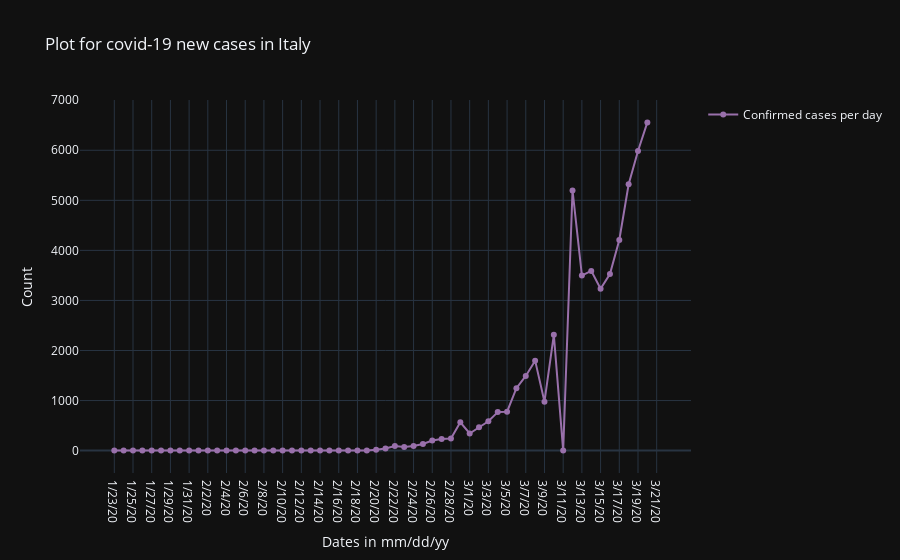

Here is the notebook cell this chart was saved with:
### Code cell
cnf_fig.show()

### Figure 1 — Plotly figure (JSON) as saved in the notebook; plotly's stock layout.template omitted (floating-point values rounded to 4 significant figures)
{"data": [{"line": {"color": "#9970AB"}, "mode": "lines+markers", "name": "Confirmed cases per day", "type": "scatter", "x": ["1/23/20", "1/24/20", "1/25/20", "1/26/20", "1/27/20", "1/28/20", "1/29/20", "1/30/20", "1/31/20", "2/1/20", "2/2/20", "2/3/20", "2/4/20", "2/5/20", "2/6/20", "2/7/20", "2/8/20", "2/9/20", "2/10/20", "2/11/20", "2/12/20", "2/13/20", "2/14/20", "2/15/20", "2/16/20", "2/17/20", "2/18/20", "2/19/20", "2/20/20", "2/21/20", "2/22/20", "2/23/20", "2/24/20", "2/25/20", "2/26/20", "2/27/20", "2/28/20", "2/29/20", "3/1/20", "3/2/20", "3/3/20", "3/4/20", "3/5/20", "3/6/20", "3/7/20", "3/8/20", "3/9/20", "3/10/20", "3/11/20", "3/12/20", "3/13/20", "3/14/20", "3/15/20", "3/16/20", "3/17/20", "3/18/20", "3/19/20", "3/20/20", "3/21/20"], "y": [0, 0, 0, 0, 0, 0, 0, 2, 0, 0, 0, 0, 0, 0, 1, 0, 0, 0, 0, 0, 0, 0, 0, 0, 0, 0, 0, 0, 17, 42, 93, 74, 93, 131, 202, 233, 240, 566, 342, 466, 587, 769, 778, 1247, 1492, 1797, 977, 2313, 0, 5198, 3497, 3590, 3233, 3526, 4207, 5322, 5986, 6557, null]}], "layout": {"showlegend": true, "title": {"text": "Plot for covid-19 new cases in Italy"}, "xaxis": {"title": {"text": "Dates in mm/dd/yy"}}, "yaxis": {"title": {"text": "Count"}}}}
